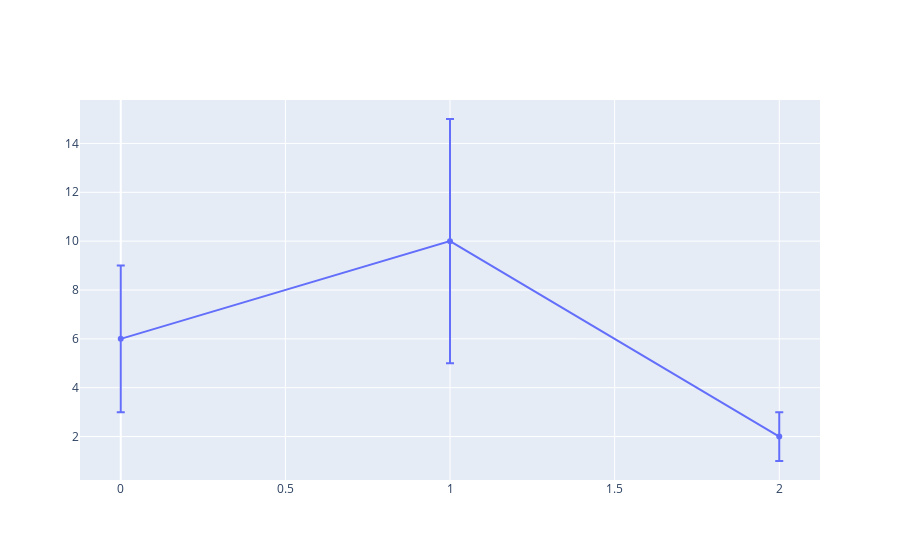

This figure's notebook cell:
### Code cell
go.Figure(go.Scatter(
    x=[0, 1, 2],
    y=[6, 10, 2],
    error_y=dict(
        type='percent',
        value=50
    )
))

### Figure 1 — Plotly figure (JSON) as saved in the notebook; plotly's stock layout.template omitted (floating-point values rounded to 4 significant figures)
{"data": [{"error_y": {"type": "percent", "value": 50}, "type": "scatter", "x": [0, 1, 2], "y": [6, 10, 2]}], "layout": {}}
